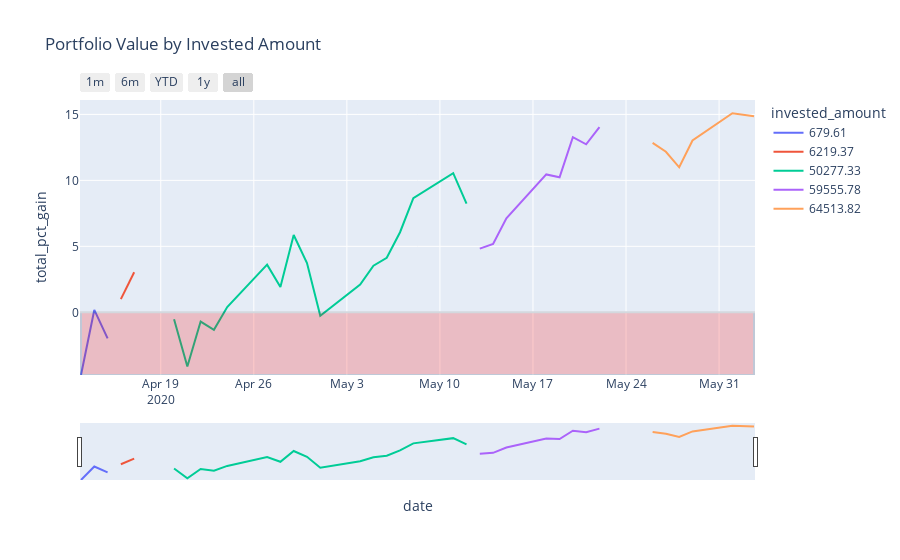

Notebook code for this chart:
### Code cell
min_value = portfolio_aggregated_stats['total_pct_gain'].min()
max_value = portfolio_aggregated_stats['total_pct_gain'].max()

fig = px.line(portfolio_aggregated_stats, 
              x='date', y="total_pct_gain", 
              hover_data=['invested_amount', 'market_value', 'unrealized_gain', 
                          'unrealized_pct_gain', 'realized_gain', 'realized_pct_gain', 
                          'total_gain', 'total_pct_gain'],
              color='invested_amount',
              range_y=[min_value, max_value+1],
              title='Portfolio Value by Invested Amount')
fig.update_xaxes(
    rangeslider_visible=True,
    rangeselector=dict(
        buttons=list([
            dict(count=1, label="1m", step="month", stepmode="backward"),
            dict(count=6, label="6m", step="month", stepmode="backward"),
            dict(count=1, label="YTD", step="year", stepmode="todate"),
            dict(count=1, label="1y", step="year", stepmode="backward"),
            dict(step="all")
        ])
    )
)
fig.add_shape(
        # Rectangle reference to the axes
            type="rect",
            xref="x",
            yref="y",
            x0=first_date,
            y0=min_value,
            x1=last_date,
            y1=0,
            opacity=0.2,
            fillcolor="Red",
        )
fig.write_image("images/portfolio_value_invested_amount.pdf")
fig.show()

### Figure 1 — Plotly figure (JSON) as saved in the notebook; plotly's stock layout.template omitted (floating-point values rounded to 4 significant figures; data arrays with more than 128 entries replaced by an {"elided": "..."} marker saying what was removed)
{"data": [{"customdata": [[679.6, 647.3, -32.3, -4.75, 0, 0, -32.3, -4.75], [679.6, 680.9, 1.25, 0.18, 0, 0, 1.25, 0.18], [679.6, 666.2, -13.36, -1.97, 0, 0, -13.36, -1.97]], "hovertemplate": "invested_amount=%{customdata[0]}<br>date=%{x}<br>total_pct_gain=%{customdata[7]}<br>market_value=%{customdata[1]}<br>unrealized_gain=%{customdata[2]}<br>unrealized_pct_gain=%{customdata[3]}<br>realized_gain=%{customdata[4]}<br>realized_pct_gain=%{customdata[5]}<br>total_gain=%{customdata[6]}<extra></extra>", "legendgroup": "679.61", "line": {"color": "#636efa", "dash": "solid"}, "mode": "lines", "name": "679.61", "showlegend": true, "type": "scatter", "x": ["2020-04-13T00:00:00", "2020-04-14T00:00:00", "2020-04-15T00:00:00"], "xaxis": "x", "y": [-4.75, 0.18, -1.97], "yaxis": "y"}, {"customdata": [[6219.0, 6282.0, 62.23, 1, 0, 0, 62.23, 1], [6219.0, 6408.0, 188.9, 3.04, 0, 0, 188.9, 3.04]], "hovertemplate": "invested_amount=%{customdata[0]}<br>date=%{x}<br>total_pct_gain=%{customdata[7]}<br>market_value=%{customdata[1]}<br>unrealized_gain=%{customdata[2]}<br>unrealized_pct_gain=%{customdata[3]}<br>realized_gain=%{customdata[4]}<br>realized_pct_gain=%{customdata[5]}<br>total_gain=%{customdata[6]}<extra></extra>", "legendgroup": "6219.37", "line": {"color": "#EF553B", "dash": "solid"}, "mode": "lines", "name": "6219.37", "showlegend": true, "type": "scatter", "x": ["2020-04-16T00:00:00", "2020-04-17T00:00:00"], "xaxis": "x", "y": [1, 3.04], "yaxis": "y"}, {"customdata": {"elided": "17x8 float values"}, "hovertemplate": "invested_amount=%{customdata[0]}<br>date=%{x}<br>total_pct_gain=%{customdata[7]}<br>market_value=%{customdata[1]}<br>unrealized_gain=%{customdata[2]}<br>unrealized_pct_gain=%{customdata[3]}<br>realized_gain=%{customdata[4]}<br>realized_pct_gain=%{customdata[5]}<br>total_gain=%{customdata[6]}<extra></extra>", "legendgroup": "50277.33", "line": {"color": "#00cc96", "dash": "solid"}, "mode": "lines", "name": "50277.33", "showlegend": true, "type": "scatter", "x": ["2020-04-20T00:00:00", "2020-04-21T00:00:00", "2020-04-22T00:00:00", "2020-04-23T00:00:00", "2020-04-24T00:00:00", "2020-04-27T00:00:00", "2020-04-28T00:00:00", "2020-04-29T00:00:00", "2020-04-30T00:00:00", "2020-05-01T00:00:00", "2020-05-04T00:00:00", "2020-05-05T00:00:00", "2020-05-06T00:00:00", "2020-05-07T00:00:00", "2020-05-08T00:00:00", "2020-05-11T00:00:00", "2020-05-12T00:00:00"], "xaxis": "x", "y": [-0.52, -4.11, -0.7, -1.32, 0.4, 3.61, 1.92, 5.86, 3.74, -0.26, 2.11, 3.53, 4.13, 6.07, 8.65, 10.55, 8.24], "yaxis": "y"}, {"customdata": [[59560.0, 62440.0, 2879.0, 4.83, 0, 0, 2879.0, 4.83], [59560.0, 62640.0, 3086.0, 5.18, 0, 0, 3086.0, 5.18], [59560.0, 63800.0, 4242.0, 7.12, 0, 0, 4242.0, 7.12], [59560.0, 65780.0, 6227.0, 10.45, 0, 0, 6227.0, 10.45], [59560.0, 65650.0, 6095.0, 10.23, 0, 0, 6095.0, 10.23], [59560.0, 67460.0, 7901.0, 13.27, 0, 0, 7901.0, 13.27], [59560.0, 67140.0, 7581.0, 12.73, 0, 0, 7581.0, 12.73], [59560.0, 67910.0, 8353.0, 14.03, 0, 0, 8353.0, 14.03]], "hovertemplate": "invested_amount=%{customdata[0]}<br>date=%{x}<br>total_pct_gain=%{customdata[7]}<br>market_value=%{customdata[1]}<br>unrealized_gain=%{customdata[2]}<br>unrealized_pct_gain=%{customdata[3]}<br>realized_gain=%{customdata[4]}<br>realized_pct_gain=%{customdata[5]}<br>total_gain=%{customdata[6]}<extra></extra>", "legendgroup": "59555.78", "line": {"color": "#ab63fa", "dash": "solid"}, "mode": "lines", "name": "59555.78", "showlegend": true, "type": "scatter", "x": ["2020-05-13T00:00:00", "2020-05-14T00:00:00", "2020-05-15T00:00:00", "2020-05-18T00:00:00", "2020-05-19T00:00:00", "2020-05-20T00:00:00", "2020-05-21T00:00:00", "2020-05-22T00:00:00"], "xaxis": "x", "y": [4.83, 5.18, 7.12, 10.45, 10.23, 13.27, 12.73, 14.03], "yaxis": "y"}, {"customdata": [[64510.0, 72790.0, 8281.0, 12.84, 0, 0, 8281.0, 12.84], [64510.0, 72360.0, 7849.0, 12.17, 0, 0, 7849.0, 12.17], [64510.0, 71600.0, 7088.0, 10.99, 0, 0, 7088.0, 10.99], [64510.0, 72910.0, 8397.0, 13.02, 0, 0, 8397.0, 13.02], [64510.0, 74250.0, 9737.0, 15.09, 0, 0, 9737.0, 15.09], [64510.0, 74090.0, 9578.0, 14.85, 0, 0, 9578.0, 14.85]], "hovertemplate": "invested_amount=%{customdata[0]}<br>date=%{x}<br>total_pct_gain=%{customdata[7]}<br>market_value=%{customdata[1]}<br>unrealized_gain=%{customdata[2]}<br>unrealized_pct_gain=%{customdata[3]}<br>realized_gain=%{customdata[4]}<br>realized_pct_gain=%{customdata[5]}<br>total_gain=%{customdata[6]}<extra></extra>", "legendgroup": "64513.82", "line": {"color": "#FFA15A", "dash": "solid"}, "mode": "lines", "name": "64513.82", "showlegend": true, "type": "scatter", "x": ["2020-05-26T00:00:00", "2020-05-27T00:00:00", "2020-05-28T00:00:00", "2020-05-29T00:00:00", "2020-06-01T00:00:00", "2020-06-02T15:02:47"], "xaxis": "x", "y": [12.84, 12.17, 10.99, 13.02, 15.09, 14.85], "yaxis": "y"}], "layout": {"legend": {"title": {"text": "invested_amount"}, "tracegroupgap": 0}, "shapes": [{"fillcolor": "Red", "opacity": 0.2, "type": "rect", "x0": "2020-04-13T00:00:00+00:00", "x1": "2020-06-02T15:02:47+00:00", "xref": "x", "y0": -4.75, "y1": 0, "yref": "y"}], "title": {"text": "Portfolio Value by Invested Amount"}, "xaxis": {"anchor": "y", "domain": [0, 1], "rangeselector": {"buttons": [{"count": 1, "label": "1m", "step": "month", "stepmode": "backward"}, {"count": 6, "label": "6m", "step": "month", "stepmode": "backward"}, {"count": 1, "label": "YTD", "step": "year", "stepmode": "todate"}, {"count": 1, "label": "1y", "step": "year", "stepmode": "backward"}, {"step": "all"}]}, "rangeslider": {"visible": true}, "title": {"text": "date"}}, "yaxis": {"anchor": "x", "domain": [0, 1], "range": [-4.75, 16.09], "title": {"text": "total_pct_gain"}}}}
